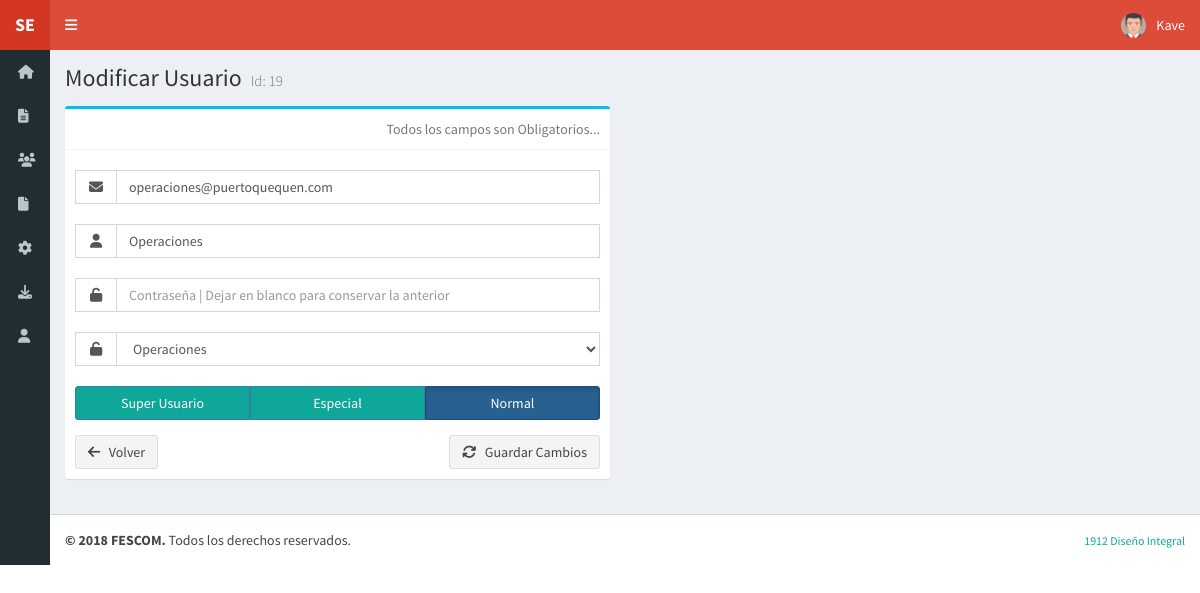
Page /adm/usr-cc.php?Id=19 (signed in) on the committed database.
### tables this page shows
CREATE TABLE `usuarios` (
  `user_id` int(5) NOT NULL AUTO_INCREMENT,
  `user_name` varchar(25) NOT NULL,
  `user_email` varchar(35) NOT NULL,
  `user_password` varchar(255) NOT NULL,
  `user_level` tinyint(4) NOT NULL,
  `user_area` smallint(6) NOT NULL,
  `user_img` varchar(30) NOT NULL,
  `user_validate` tinyint(1) NOT NULL,
  PRIMARY KEY (`user_id`),
  UNIQUE KEY `email` (`user_email`)
);

CREATE TABLE `me_destino_exp` (
  `Id` smallint(6) NOT NULL,
  `Nombre` varchar(50) NOT NULL,
  PRIMARY KEY (`Id`)
);

### adm/usr-cc.php (the view, shortened to what this page needs)
<?php
$iniUrl = '../';
include($iniUrl . 'header.php');
if(isset($_POST['btn-signup'])) {
	$email = $mysqli->real_escape_string(trim($_POST['m_email']));
	$name = $mysqli->real_escape_string(trim($_POST['m_name']));
	$password = $mysqli->real_escape_string(trim($_POST['m_password']));
	$level = $_POST['m_level'];
	$area = $_POST['m_destino'];
	if (!empty($password)) {
		$new_password = password_hash($password, PASSWORD_DEFAULT);
	}
	$result = $mysqli->query("SELECT user_email FROM usuarios WHERE user_email='$email'");
	$filas = $result->num_rows;
	if (empty( $filas )) {
		$msg = '<div class="alert alert-danger"><i class="fa fa-remove"></i> &nbsp; ' . $email . ' no se encuentra registrado...</div>';
	} else {
		if (!empty($password)) {
			$query = $mysqli->prepare("UPDATE usuarios SET user_name = ?, user_password = ?, user_level = ?, user_area = ? WHERE user_email = ?");
			$query->bind_param('ssiis', $name, $new_password, $level, $area, $email);
		} else {
			$query = $mysqli->prepare("UPDATE usuarios SET user_name = ?, user_level = ?, user_area = ? WHERE user_email = ?");
			$query->bind_param('siis', $name, $level, $area, $email);
		}
		if($query->execute()) {
				$msg = '<div class="alert alert-success"><i class="fa fa-check"></i> &nbsp; ' . $name . ' ha sido modificado.</div>';
		}	else {
				$msg = '<div class="alert alert-danger"><i class="fa fa-ban"></i> &nbsp; Ha ocurrido un error...</div>';
		}
		$query->close();
	}
	$mysqli->close();
	?>
	<div class="content-wrapper">
		<section class="content">
			<?php echo $msg; ?>
			<div class="form-group">
				<button type="button" class="btn btn-default pull-left" onclick="location.href='index.php'"><i class="fa fa-arrow-left"></i> &nbsp; Volver a Usuarios</button>
				<button type="button" class="btn btn-default pull-right" onclick="location.href='<?php echo $iniUrl; ?>index.php'"><i class="fa fa-arrow-up"></i> &nbsp; Inicio</button>
      </div>
		</section>
	</div>
	<?php
	exit;
} else {
	$sql = "SELECT ALL Id, Nombre FROM me_destino_exp";
	if (!$tbl_destinos = $mysqli->query($sql)) {
			echo "<h2>Error en la Consulta SQL | Destino.</h2>";
			exit;
	}
	$usr_id = $_GET['Id'];
	$sql = "SELECT * FROM usuarios WHERE user_id = " . $usr_id;
	if (!$result = $mysqli->query($sql)) {
			echo "<h2>Error en la Consulta SQL | Usuarios.</h2>";
			exit;
	}	else {
		$usr_act = $result->fetch_assoc();
		$usr_lvl = $usr_act['user_level'];
	}
	$userlevel = $_SESSION['levelSession'];
	$disable_class = ($userlevel <> 1 ? ' disabled' : '');
}
?>
<div class="content-wrapper">
  <section class="content-header">
    <h1>Modificar Usuario <small>Id: <?php echo $usr_id; ?></small></h1>
  </section>
  <section class="content">
  <div class="row">
    <div class="col-md-6">
				<div class="box box-info">
          <div class="box-header with-border">
            <span class="text-muted pull-right">Todos los campos son Obligatorios...</span>
          </div>
          <div class="box-body">
        		<form method="post" id="login-form">
              <div class="input-group" style="margin: 10px 0 20px;">
                <span class="input-group-addon">
                  <i class="fa fa-envelope" style="width: 16px;"></i>
                </span>
                <input type="email" class="form-control" placeholder="Email" name="m_email" value="<?php echo $usr_act['user_email']; ?>" />
              </div>
							<div class="input-group" style="margin: 10px 0 20px;">
                <span class="input-group-addon">
                  <i class="fa fa-user" style="width: 16px;"></i>
                </span>
              <input type="text" class="form-control" placeholder="Usuario" name="m_name"  value="<?php echo $usr_act['user_name']; ?>" required  autofocus />
              </div>
              <div class="input-group" style="margin: 10px 0 20px;">
                <span class="input-group-addon">
                  <i class="fa fa-unlock-alt" style="width: 16px;"></i>
                </span>
              	<input type="password" class="form-control" placeholder="Contraseña | Dejar en blanco para conservar la anterior" name="m_password" />
              </div>
              <div class="form-group">
              <div class="input-group" style="margin: 10px 0 20px;">
                <span class="input-group-addon">
                  <i class="fa fa-unlock-alt" style="width: 16px;"></i>
                </span>
                <select required class="form-control" name="m_destino" id="destino" required>
                    <?php
                   	while ($destinos = $tbl_destinos->fetch_assoc()) {
						echo '<option value=' . $destinos['Id'] . ($destinos['Id'] == $usr_act['user_area'] ? ' selected ' : '') . '>' . $destinos['Nombre'] . '</option><br />';
					}
                    ?>
                </select>
              </div>
              <div class="form-group">
                <div class="btn-group btn-group-justified <?php echo ($userlevel <> 1 ? 'disabled-group' : ''); ?>" data-toggle="buttons" id="prior">
                    <label class="btn btn-primary <?php echo ($usr_lvl == 1 ? 'active' : '') . $disable_class; ?>">
                        <input type="radio" name="m_level" value="1" <?php echo ($usr_lvl == 1 ? 'checked="checked"' : ''); ?>>Super Usuario
                    </label>
                    <label class="btn btn-primary <?php echo ($usr_lvl == 2 ? 'active' : '') . $disable_class; ?>">
                        <input type="radio" name="m_level" value="2" <?php echo ($usr_lvl == 2 ? 'checked="checked"' : ''); ?>>Especial
                    </label>
                    <label class="btn btn-primary <?php echo ($usr_lvl == 3 ? 'active' : '') . $disable_class; ?>">
                        <input type="radio" name="m_level" value="3" <?php echo ($usr_lvl == 3 ? 'checked="checked"' : ''); ?>>Normal
                    </label>
                </div>
              </div>
              <div class="form-group">
									<button type="button" class="btn btn-default pull-left" onclick="location.href='index.php'"><i class="fa fa-arrow-left"></i> &nbsp; Volver</button>
                  <button type="submit" class="btn btn-default pull-right" name="btn-signup" id="btn-signup"><i class="fa fa-refresh"></i> &nbsp; Guardar Cambios</button>
              </div>
            </form>
          </div>
  			</div>
    </div>
	</div>
  </section>
</div>
<?php
include($iniUrl . 'footer.php');
?>

### rows in the picture
usuarios: m_email "operaciones@puertoquequen.com", m_name "Operaciones", m_destino "Operaciones"

### other values in the picture
$_SESSION['nameSession'] "Kave"
$usr_id "19"
